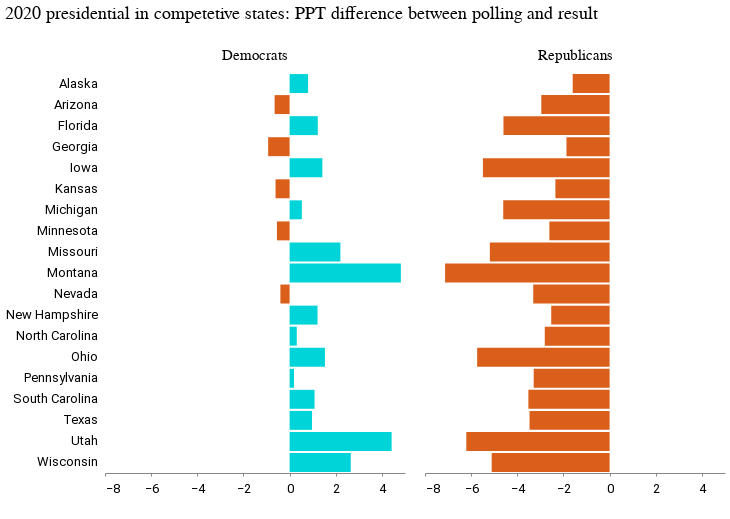

This figure's notebook cell:
### Code cell
alt.Chart(df_long).mark_bar().encode(
    x=alt.X("diff_value", title=" ", axis=alt.Axis()),
    y=alt.Y("state", title=" "),
    color=alt.condition(
        alt.datum.diff_value > 0,
        alt.value("#00d4d8"),  # The positive color
        alt.value("#d95f1a"),  # The negative color
    ),
    facet=alt.Facet(
        "party",
        columns=2,
        title=" ",
        header=alt.Header(labelFontSize=15, labelFont="Summit Sans"),
    ),
).properties(
    height=400,
    width=300,
    title="2020 presidential in competetive states: PPT difference between polling and result",
)

### Figure 1 — Vega-Lite specification as saved in the notebook (floating-point values rounded to 4 significant figures)
{"config": {"view": {"width": 800, "height": 450, "strokeOpacity": 0}, "background": "#ffffff", "title": {"anchor": "start", "font": "Summit Sans", "fontColor": "palette[\"black\"]", "fontSize": 18, "fontWeight": "normal"}, "arc": {"fill": "#00d4d8"}, "area": {"fill": "#00d4d8"}, "line": {"stroke": "#00d4d8", "strokeWidth": 3}, "path": {"stroke": "#00d4d8"}, "rect": {"fill": "#00d4d8"}, "shape": {"stroke": "#00d4d8"}, "bar": {"fill": "#00d4d8"}, "point": {"stroke": "#00d4d8"}, "symbol": {"fill": "#00d4d8", "size": 30}, "axis": {"titleFont": "Roboto", "titleFontSize": 15, "titleFontWeight": "normal", "labelFont": "Roboto, sans", "labelFontSize": 13, "labelFontWeight": "normal"}, "axisX": {"labelAngle": 0, "labelPadding": 6, "tickSize": 3, "grid": false}, "axisY": {"labelBaseline": "middle", "maxExtent": 45, "minExtent": 45, "titleAlign": "left", "titleAngle": 0, "titleX": -45, "titleY": -11, "domainOpacity": 0, "gridWidth": 0.6, "gridColor": "#dddddd", "offset": 6, "tickSize": 0, "titleColor": "#767676"}, "legend": {"titleFont": "Roboto", "titleFontSize": 15, "titleFontWeight": "normal", "symbolType": "square", "labelFont": "Roboto, sans", "labelFontSize": 13}, "range": {"category": ["#005f66", "#e37e2d", "#d64a3b", "#76b0ef", "#c1bc40"], "diverging": ["#e68a4f", "#f4bb6a", "#f9e39c", "#dadfe2", "#a6b7c6", "#849eae"], "heatmap": ["#7ff6f6", "#00eeef", "#00d4d8", "#00abb2", "#00848b", "#fbf2c7", "#00363d"], "ordinal": ["#7ff6f6", "#00eeef", "#00d4d8", "#00abb2", "#00848b", "#fbf2c7", "#00363d"], "ramp": ["#7ff6f6", "#00eeef", "#00d4d8", "#00abb2", "#00848b", "#fbf2c7", "#00363d"]}}, "data": {"name": "data-6fb892c6dd38444df8f70439ac7383af"}, "mark": "bar", "encoding": {"color": {"condition": {"value": "#00d4d8", "test": "(datum.diff_value > 0)"}, "value": "#d95f1a"}, "facet": {"columns": 2, "field": "party", "header": {"labelFont": "Summit Sans", "labelFontSize": 15}, "title": " ", "type": "nominal"}, "x": {"axis": {}, "field": "diff_value", "title": " ", "type": "quantitative"}, "y": {"field": "state", "title": " ", "type": "nominal"}}, "height": 400, "title": "2020 presidential in competetive states: PPT difference between polling and result", "width": 300, "$schema": "https://vega.github.io/schema/vega-lite/v4.17.0.json", "datasets": {"data-6fb892c6dd38444df8f70439ac7383af": [{"state": "Alaska", "party": "Democrats", "diff_value": 0.8}, {"state": "Arizona", "party": "Democrats", "diff_value": -0.65}, {"state": "Florida", "party": "Democrats", "diff_value": 1.22}, {"state": "Georgia", "party": "Democrats", "diff_value": -0.93}, {"state": "Iowa", "party": "Democrats", "diff_value": 1.42}, {"state": "Kansas", "party": "Democrats", "diff_value": -0.61}, {"state": "Michigan", "party": "Democrats", "diff_value": 0.53}, {"state": "Minnesota", "party": "Democrats", "diff_value": -0.55}, {"state": "Missouri", "party": "Democrats", "diff_value": 2.2}, {"state": "Montana", "party": "Democrats", "diff_value": 4.82}, {"state": "Nevada", "party": "Democrats", "diff_value": -0.4}, {"state": "New Hampshire", "party": "Democrats", "diff_value": 1.21}, {"state": "North Carolina", "party": "Democrats", "diff_value": 0.31}, {"state": "Ohio", "party": "Democrats", "diff_value": 1.53}, {"state": "Pennsylvania", "party": "Democrats", "diff_value": 0.19}, {"state": "South Carolina", "party": "Democrats", "diff_value": 1.08}, {"state": "Texas", "party": "Democrats", "diff_value": 0.97}, {"state": "Utah", "party": "Democrats", "diff_value": 4.42}, {"state": "Wisconsin", "party": "Democrats", "diff_value": 2.65}, {"state": "Alaska", "party": "Republicans", "diff_value": -1.6}, {"state": "Arizona", "party": "Republicans", "diff_value": -2.96}, {"state": "Florida", "party": "Republicans", "diff_value": -4.6}, {"state": "Georgia", "party": "Republicans", "diff_value": -1.87}, {"state": "Iowa", "party": "Republicans", "diff_value": -5.49}, {"state": "Kansas", "party": "Republicans", "diff_value": -2.35}, {"state": "Michigan", "party": "Republicans", "diff_value": -4.61}, {"state": "Minnesota", "party": "Republicans", "diff_value": -2.61}, {"state": "Missouri", "party": "Republicans", "diff_value": -5.19}, {"state": "Montana", "party": "Republicans", "diff_value": -7.13}, {"state": "Nevada", "party": "Republicans", "diff_value": -3.31}, {"state": "New Hampshire", "party": "Republicans", "diff_value": -2.53}, {"state": "North Carolina", "party": "Republicans", "diff_value": -2.81}, {"state": "Ohio", "party": "Republicans", "diff_value": -5.74}, {"state": "Pennsylvania", "party": "Republicans", "diff_value": -3.29}, {"state": "South Carolina", "party": "Republicans", "diff_value": -3.52}, {"state": "Texas", "party": "Republicans", "diff_value": -3.47}, {"state": "Utah", "party": "Republicans", "diff_value": -6.21}, {"state": "Wisconsin", "party": "Republicans", "diff_value": -5.11}]}}
